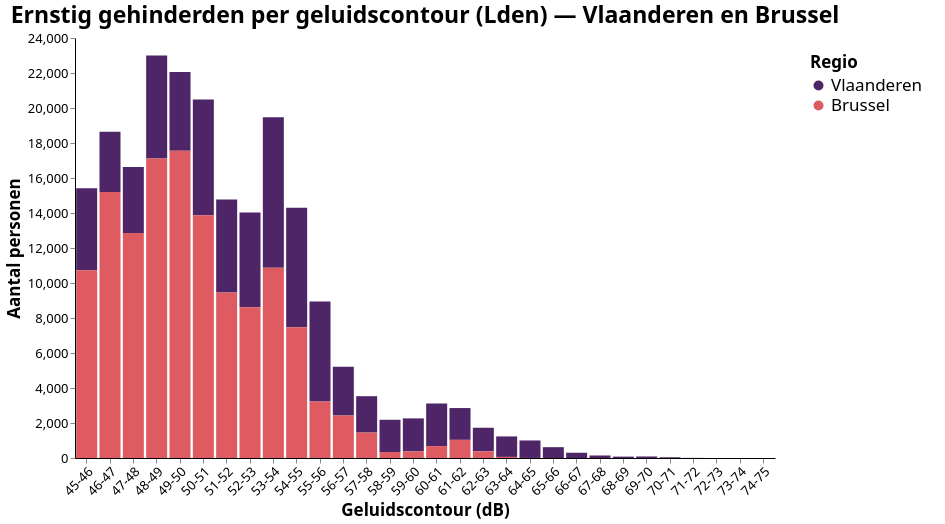

The notebook cell saved with this chart:
### Markdown cell above
## Grafieken maken

Grafieken per geluidscontour voor **Lden** en **Lnight**, met het Idea Consult Altair-thema (`idea_consult_altair_theme.py`). Alles als staafdiagram.

Per indicator, drie grafieken:
1. **Totaal** — gegroepeerde staafgrafiek (Inwoners | Ernstig gehinderden)
2. **Inwoners** — gestapelde staafgrafiek (Vlaanderen + Brussel)
3. **Ernstig gehinderden** — gestapelde staafgrafiek (Vlaanderen + Brussel)

Voer eerst de cellen over samenvoegen, dosis–effect en `aantal_ernstig_gehinderden_*_2026` uit.

### Code cell
import altair as alt
import pandas as pd

import idea_consult_altair_theme  # noqa: F401 — registreert en activeert het Idea Consult-thema

from idea_consult_altair_theme import CATEGORY_COLORS

# --- As en hulp (x-as per indicator: geluidscontour-banden) ---
grafiek_id_kolommen = [
    "geluidscontour",
    "db_ondergrens",
    "db_bovengrens",
    "db_midden",
]


def contour_x(df: pd.DataFrame) -> alt.X:
    """X-as: 1 dB-contourbanden gesorteerd op geluidsniveau."""
    return alt.X(
        "geluidscontour:N",
        title="Geluidscontour (dB)",
        sort=alt.EncodingSortField(field="db_midden", order="ascending"),
        axis=alt.Axis(labelAngle=-45),
    )


regio_kleuren = alt.Scale(
    domain=["Vlaanderen", "Brussel"],
    range=CATEGORY_COLORS[:2],
)

regio_tooltips = [
    alt.Tooltip("geluidscontour:N", title="Contour"),
    alt.Tooltip("db_ondergrens:Q", title="dB ondergrens", format="d"),
    alt.Tooltip("db_bovengrens:Q", title="dB bovengrens", format="d"),
    alt.Tooltip("db_midden:Q", title="dB midden", format=".1f"),
    alt.Tooltip("regio:N", title="Regio"),
    alt.Tooltip("aantal:Q", title="Aantal", format=",.0f"),
]


def gestapelde_regio_staafgrafiek(
    df: pd.DataFrame,
    kolommen: dict[str, str],
    titel: str,
    y_titel: str = "Aantal personen",
) -> alt.Chart:
    """Gestapelde staafgrafiek: Vlaanderen + Brussel per contourband."""
    data = (
        df[grafiek_id_kolommen + list(kolommen.keys())]
        .sort_values("db_midden")
        .melt(
            id_vars=grafiek_id_kolommen,
            value_vars=list(kolommen.keys()),
            var_name="regio_kolom",
            value_name="aantal",
        )
    )
    data["regio"] = data["regio_kolom"].map(kolommen)

    return (
        alt.Chart(data)
        .mark_bar()
        .encode(
            x=contour_x(df),
            y=alt.Y("aantal:Q", stack="zero", title=y_titel, axis=alt.Axis(format=",.0f")),
            color=alt.Color(
                "regio:N",
                title="Regio",
                scale=regio_kleuren,
                sort=["Vlaanderen", "Brussel"],
            ),
            order=alt.Order("regio:N", sort="ascending"),
            tooltip=regio_tooltips,
        )
        .properties(title=titel, height=420)
    )


totaal_tooltips = [
    alt.Tooltip("geluidscontour:N", title="Contour"),
    alt.Tooltip("db_ondergrens:Q", title="dB ondergrens", format="d"),
    alt.Tooltip("db_bovengrens:Q", title="dB bovengrens", format="d"),
    alt.Tooltip("db_midden:Q", title="dB midden", format=".1f"),
    alt.Tooltip("reeks:N", title="Reeks"),
    alt.Tooltip("aantal:Q", title="Aantal", format=",.0f"),
]


def maak_grafiek_set(df: pd.DataFrame, indicator: str) -> dict[str, alt.Chart]:
    """Bouw de drie contourgrafieken voor Lden of Lnight."""
    grafiek_data = (
        df[grafiek_id_kolommen + ["inwoners", "aantal_ernstig_gehinderden_totaal_2026"]]
        .sort_values("db_midden")
        .melt(
            id_vars=grafiek_id_kolommen,
            value_vars=["inwoners", "aantal_ernstig_gehinderden_totaal_2026"],
            var_name="reeks",
            value_name="aantal",
        )
    )
    grafiek_data["reeks"] = grafiek_data["reeks"].map(
        {
            "inwoners": "Inwoners",
            "aantal_ernstig_gehinderden_totaal_2026": "Ernstig gehinderden",
        }
    )

    totaal = (
        alt.Chart(grafiek_data)
        .mark_bar()
        .encode(
            x=contour_x(df),
            xOffset=alt.XOffset(
                "reeks:N",
                sort=["Inwoners", "Ernstig gehinderden"],
            ),
            y=alt.Y("aantal:Q", title="Aantal personen", axis=alt.Axis(format=",.0f")),
            color=alt.Color(
                "reeks:N",
                title=None,
                scale=alt.Scale(
                    domain=["Inwoners", "Ernstig gehinderden"],
                    range=CATEGORY_COLORS[:2],
                ),
            ),
            tooltip=totaal_tooltips,
        )
        .properties(
            title=f"Inwoners en ernstig gehinderden per geluidscontour ({indicator})",
            height=420,
        )
    )

    inwoners_gestapeld = gestapelde_regio_staafgrafiek(
        df,
        {"inwoners_vlaanderen": "Vlaanderen", "inwoners_brussel": "Brussel"},
        titel=f"Inwoners per geluidscontour ({indicator}) — Vlaanderen en Brussel",
    )

    gehinderden_gestapeld = gestapelde_regio_staafgrafiek(
        df,
        {
            "aantal_ernstig_gehinderden_vlaanderen_2026": "Vlaanderen",
            "aantal_ernstig_gehinderden_brussel_2026": "Brussel",
        },
        titel=f"Ernstig gehinderden per geluidscontour ({indicator}) — Vlaanderen en Brussel",
    )

    return {
        "totaal": totaal,
        "inwoners_gestapeld": inwoners_gestapeld,
        "gehinderden_gestapeld": gehinderden_gestapeld,
    }



grafieken_lden = maak_grafiek_set(df_lden, "Lden")
grafieken_lnight = maak_grafiek_set(df_lnight, "Lnight")

# Voorbeeld in notebook: Lden-totaal (x-as 45–75); Lnight heeft eigen bereik (bijv. 40–70)

# Preview Lden-grafieken (staafdiagrammen)
grafieken_lden["totaal"]
grafieken_lden["inwoners_gestapeld"]
grafieken_lden["gehinderden_gestapeld"]

### Figure 1 — Vega-Lite specification as saved in the notebook (floating-point values rounded to 4 significant figures)
{"config": {"numberFormatLocale": {"decimal": ",", "thousands": ".", "grouping": [3], "currency": ["€ ", ""]}, "background": "white", "view": {"fill": "white", "stroke": "transparent", "width": 700, "height": 400}, "title": {"font": "Segoe UI", "fontSize": 23, "fontWeight": "bold", "color": "black"}, "axis": {"domainColor": "black", "domainWidth": 1, "grid": false, "labelFont": "Segoe UI", "labelFontSize": 13, "labelColor": "black", "titleFont": "Segoe UI", "titleFontSize": 17, "titleColor": "black"}, "legend": {"labelFont": "Segoe UI", "labelFontSize": 17, "titleFont": "Segoe UI", "titleFontSize": 17, "orient": "right", "fillColor": "transparent", "strokeColor": "transparent", "padding": 17, "symbolSize": 100, "symbolType": "circle"}, "bar": {"color": "#4E2567"}, "line": {"stroke": "#4E2567", "strokeWidth": 2.5}, "point": {"color": "#4E2567", "size": 64}, "area": {"color": "#4E2567"}, "tick": {"color": "#4E2567"}, "rule": {"color": "#4E2567"}, "trail": {"color": "#4E2567"}, "circle": {"color": "#4E2567"}, "square": {"color": "#4E2567"}, "range": {"category": ["#4E2567", "#DD5B61", "#EB914D", "#36A3C9", "#00989A"]}, "font": "Segoe UI", "text": {"font": "Segoe UI", "fontSize": 17, "color": "black"}}, "data": {"name": "data-db7b106c147075e4c0fa5e5f9e6d0541"}, "mark": {"type": "bar"}, "encoding": {"color": {"field": "regio", "scale": {"domain": ["Vlaanderen", "Brussel"], "range": ["#4E2567", "#DD5B61"]}, "sort": ["Vlaanderen", "Brussel"], "title": "Regio", "type": "nominal"}, "order": {"field": "regio", "sort": "ascending", "type": "nominal"}, "tooltip": [{"field": "geluidscontour", "title": "Contour", "type": "nominal"}, {"field": "db_ondergrens", "format": "d", "title": "dB ondergrens", "type": "quantitative"}, {"field": "db_bovengrens", "format": "d", "title": "dB bovengrens", "type": "quantitative"}, {"field": "db_midden", "format": ".1f", "title": "dB midden", "type": "quantitative"}, {"field": "regio", "title": "Regio", "type": "nominal"}, {"field": "aantal", "format": ",.0f", "title": "Aantal", "type": "quantitative"}], "x": {"axis": {"labelAngle": -45}, "field": "geluidscontour", "sort": {"field": "db_midden", "order": "ascending"}, "title": "Geluidscontour (dB)", "type": "nominal"}, "y": {"axis": {"format": ",.0f"}, "field": "aantal", "stack": "zero", "title": "Aantal personen", "type": "quantitative"}}, "height": 420, "title": "Ernstig gehinderden per geluidscontour (Lden) — Vlaanderen en Brussel", "$schema": "https://vega.github.io/schema/vega-lite/v6.4.1.json", "datasets": {"data-db7b106c147075e4c0fa5e5f9e6d0541": [{"geluidscontour": "45-46", "db_ondergrens": 45, "db_bovengrens": 46, "db_midden": 45.5, "regio_kolom": "aantal_ernstig_gehinderden_vlaanderen_2026", "aantal": 4691.0, "regio": "Vlaanderen"}, {"geluidscontour": "46-47", "db_ondergrens": 46, "db_bovengrens": 47, "db_midden": 46.5, "regio_kolom": "aantal_ernstig_gehinderden_vlaanderen_2026", "aantal": 3440.0, "regio": "Vlaanderen"}, {"geluidscontour": "47-48", "db_ondergrens": 47, "db_bovengrens": 48, "db_midden": 47.5, "regio_kolom": "aantal_ernstig_gehinderden_vlaanderen_2026", "aantal": 3769.0, "regio": "Vlaanderen"}, {"geluidscontour": "48-49", "db_ondergrens": 48, "db_bovengrens": 49, "db_midden": 48.5, "regio_kolom": "aantal_ernstig_gehinderden_vlaanderen_2026", "aantal": 5883.0, "regio": "Vlaanderen"}, {"geluidscontour": "49-50", "db_ondergrens": 49, "db_bovengrens": 50, "db_midden": 49.5, "regio_kolom": "aantal_ernstig_gehinderden_vlaanderen_2026", "aantal": 4490.0, "regio": "Vlaanderen"}, {"geluidscontour": "50-51", "db_ondergrens": 50, "db_bovengrens": 51, "db_midden": 50.5, "regio_kolom": "aantal_ernstig_gehinderden_vlaanderen_2026", "aantal": 6620.0, "regio": "Vlaanderen"}, {"geluidscontour": "51-52", "db_ondergrens": 51, "db_bovengrens": 52, "db_midden": 51.5, "regio_kolom": "aantal_ernstig_gehinderden_vlaanderen_2026", "aantal": 5306.0, "regio": "Vlaanderen"}, {"geluidscontour": "52-53", "db_ondergrens": 52, "db_bovengrens": 53, "db_midden": 52.5, "regio_kolom": "aantal_ernstig_gehinderden_vlaanderen_2026", "aantal": 5408.0, "regio": "Vlaanderen"}, {"geluidscontour": "53-54", "db_ondergrens": 53, "db_bovengrens": 54, "db_midden": 53.5, "regio_kolom": "aantal_ernstig_gehinderden_vlaanderen_2026", "aantal": 8598.0, "regio": "Vlaanderen"}, {"geluidscontour": "54-55", "db_ondergrens": 54, "db_bovengrens": 55, "db_midden": 54.5, "regio_kolom": "aantal_ernstig_gehinderden_vlaanderen_2026", "aantal": 6824.0, "regio": "Vlaanderen"}, {"geluidscontour": "55-56", "db_ondergrens": 55, "db_bovengrens": 56, "db_midden": 55.5, "regio_kolom": "aantal_ernstig_gehinderden_vlaanderen_2026", "aantal": 5708.0, "regio": "Vlaanderen"}, {"geluidscontour": "56-57", "db_ondergrens": 56, "db_bovengrens": 57, "db_midden": 56.5, "regio_kolom": "aantal_ernstig_gehinderden_vlaanderen_2026", "aantal": 2795.0, "regio": "Vlaanderen"}, {"geluidscontour": "57-58", "db_ondergrens": 57, "db_bovengrens": 58, "db_midden": 57.5, "regio_kolom": "aantal_ernstig_gehinderden_vlaanderen_2026", "aantal": 2078.0, "regio": "Vlaanderen"}, {"geluidscontour": "58-59", "db_ondergrens": 58, "db_bovengrens": 59, "db_midden": 58.5, "regio_kolom": "aantal_ernstig_gehinderden_vlaanderen_2026", "aantal": 1843.0, "regio": "Vlaanderen"}, {"geluidscontour": "59-60", "db_ondergrens": 59, "db_bovengrens": 60, "db_midden": 59.5, "regio_kolom": "aantal_ernstig_gehinderden_vlaanderen_2026", "aantal": 1889.0, "regio": "Vlaanderen"}, {"geluidscontour": "60-61", "db_ondergrens": 60, "db_bovengrens": 61, "db_midden": 60.5, "regio_kolom": "aantal_ernstig_gehinderden_vlaanderen_2026", "aantal": 2437.0, "regio": "Vlaanderen"}, {"geluidscontour": "61-62", "db_ondergrens": 61, "db_bovengrens": 62, "db_midden": 61.5, "regio_kolom": "aantal_ernstig_gehinderden_vlaanderen_2026", "aantal": 1817.0, "regio": "Vlaanderen"}, {"geluidscontour": "62-63", "db_ondergrens": 62, "db_bovengrens": 63, "db_midden": 62.5, "regio_kolom": "aantal_ernstig_gehinderden_vlaanderen_2026", "aantal": 1348.0, "regio": "Vlaanderen"}, {"geluidscontour": "63-64", "db_ondergrens": 63, "db_bovengrens": 64, "db_midden": 63.5, "regio_kolom": "aantal_ernstig_gehinderden_vlaanderen_2026", "aantal": 1171.0, "regio": "Vlaanderen"}, {"geluidscontour": "64-65", "db_ondergrens": 64, "db_bovengrens": 65, "db_midden": 64.5, "regio_kolom": "aantal_ernstig_gehinderden_vlaanderen_2026", "aantal": 999.7, "regio": "Vlaanderen"}, {"geluidscontour": "65-66", "db_ondergrens": 65, "db_bovengrens": 66, "db_midden": 65.5, "regio_kolom": "aantal_ernstig_gehinderden_vlaanderen_2026", "aantal": 618.7, "regio": "Vlaanderen"}, {"geluidscontour": "66-67", "db_ondergrens": 66, "db_bovengrens": 67, "db_midden": 66.5, "regio_kolom": "aantal_ernstig_gehinderden_vlaanderen_2026", "aantal": 301.1, "regio": "Vlaanderen"}, {"geluidscontour": "67-68", "db_ondergrens": 67, "db_bovengrens": 68, "db_midden": 67.5, "regio_kolom": "aantal_ernstig_gehinderden_vlaanderen_2026", "aantal": 144.3, "regio": "Vlaanderen"}, {"geluidscontour": "68-69", "db_ondergrens": 68, "db_bovengrens": 69, "db_midden": 68.5, "regio_kolom": "aantal_ernstig_gehinderden_vlaanderen_2026", "aantal": 78.7, "regio": "Vlaanderen"}, {"geluidscontour": "69-70", "db_ondergrens": 69, "db_bovengrens": 70, "db_midden": 69.5, "regio_kolom": "aantal_ernstig_gehinderden_vlaanderen_2026", "aantal": 87.16, "regio": "Vlaanderen"}, {"geluidscontour": "70-71", "db_ondergrens": 70, "db_bovengrens": 71, "db_midden": 70.5, "regio_kolom": "aantal_ernstig_gehinderden_vlaanderen_2026", "aantal": 41.25, "regio": "Vlaanderen"}, {"geluidscontour": "71-72", "db_ondergrens": 71, "db_bovengrens": 72, "db_midden": 71.5, "regio_kolom": "aantal_ernstig_gehinderden_vlaanderen_2026", "aantal": 6.439, "regio": "Vlaanderen"}, {"geluidscontour": "72-73", "db_ondergrens": 72, "db_bovengrens": 73, "db_midden": 72.5, "regio_kolom": "aantal_ernstig_gehinderden_vlaanderen_2026", "aantal": 0.0, "regio": "Vlaanderen"}, {"geluidscontour": "73-74", "db_ondergrens": 73, "db_bovengrens": 74, "db_midden": 73.5, "regio_kolom": "aantal_ernstig_gehinderden_vlaanderen_2026", "aantal": 0.0, "regio": "Vlaanderen"}, {"geluidscontour": "74-75", "db_ondergrens": 74, "db_bovengrens": 75, "db_midden": 74.5, "regio_kolom": "aantal_ernstig_gehinderden_vlaanderen_2026", "aantal": 0.0, "regio": "Vlaanderen"}, {"geluidscontour": "45-46", "db_ondergrens": 45, "db_bovengrens": 46, "db_midden": 45.5, "regio_kolom": "aantal_ernstig_gehinderden_brussel_2026", "aantal": 10730.0, "regio": "Brussel"}, {"geluidscontour": "46-47", "db_ondergrens": 46, "db_bovengrens": 47, "db_midden": 46.5, "regio_kolom": "aantal_ernstig_gehinderden_brussel_2026", "aantal": 15200.0, "regio": "Brussel"}, {"geluidscontour": "47-48", "db_ondergrens": 47, "db_bovengrens": 48, "db_midden": 47.5, "regio_kolom": "aantal_ernstig_gehinderden_brussel_2026", "aantal": 12850.0, "regio": "Brussel"}, {"geluidscontour": "48-49", "db_ondergrens": 48, "db_bovengrens": 49, "db_midden": 48.5, "regio_kolom": "aantal_ernstig_gehinderden_brussel_2026", "aantal": 17110.0, "regio": "Brussel"}, {"geluidscontour": "49-50", "db_ondergrens": 49, "db_bovengrens": 50, "db_midden": 49.5, "regio_kolom": "aantal_ernstig_gehinderden_brussel_2026", "aantal": 17560.0, "regio": "Brussel"}, {"geluidscontour": "50-51", "db_ondergrens": 50, "db_bovengrens": 51, "db_midden": 50.5, "regio_kolom": "aantal_ernstig_gehinderden_brussel_2026", "aantal": 13870.0, "regio": "Brussel"}, {"geluidscontour": "51-52", "db_ondergrens": 51, "db_bovengrens": 52, "db_midden": 51.5, "regio_kolom": "aantal_ernstig_gehinderden_brussel_2026", "aantal": 9459.0, "regio": "Brussel"}, {"geluidscontour": "52-53", "db_ondergrens": 52, "db_bovengrens": 53, "db_midden": 52.5, "regio_kolom": "aantal_ernstig_gehinderden_brussel_2026", "aantal": 8618.0, "regio": "Brussel"}, {"geluidscontour": "53-54", "db_ondergrens": 53, "db_bovengrens": 54, "db_midden": 53.5, "regio_kolom": "aantal_ernstig_gehinderden_brussel_2026", "aantal": 10880.0, "regio": "Brussel"}, {"geluidscontour": "54-55", "db_ondergrens": 54, "db_bovengrens": 55, "db_midden": 54.5, "regio_kolom": "aantal_ernstig_gehinderden_brussel_2026", "aantal": 7471.0, "regio": "Brussel"}, {"geluidscontour": "55-56", "db_ondergrens": 55, "db_bovengrens": 56, "db_midden": 55.5, "regio_kolom": "aantal_ernstig_gehinderden_brussel_2026", "aantal": 3232.0, "regio": "Brussel"}, {"geluidscontour": "56-57", "db_ondergrens": 56, "db_bovengrens": 57, "db_midden": 56.5, "regio_kolom": "aantal_ernstig_gehinderden_brussel_2026", "aantal": 2426.0, "regio": "Brussel"}, {"geluidscontour": "57-58", "db_ondergrens": 57, "db_bovengrens": 58, "db_midden": 57.5, "regio_kolom": "aantal_ernstig_gehinderden_brussel_2026", "aantal": 1453.0, "regio": "Brussel"}, {"geluidscontour": "58-59", "db_ondergrens": 58, "db_bovengrens": 59, "db_midden": 58.5, "regio_kolom": "aantal_ernstig_gehinderden_brussel_2026", "aantal": 340.7, "regio": "Brussel"}, {"geluidscontour": "59-60", "db_ondergrens": 59, "db_bovengrens": 60, "db_midden": 59.5, "regio_kolom": "aantal_ernstig_gehinderden_brussel_2026", "aantal": 373.8, "regio": "Brussel"}, {"geluidscontour": "60-61", "db_ondergrens": 60, "db_bovengrens": 61, "db_midden": 60.5, "regio_kolom": "aantal_ernstig_gehinderden_brussel_2026", "aantal": 680.8, "regio": "Brussel"}, {"geluidscontour": "61-62", "db_ondergrens": 61, "db_bovengrens": 62, "db_midden": 61.5, "regio_kolom": "aantal_ernstig_gehinderden_brussel_2026", "aantal": 1037.0, "regio": "Brussel"}, {"geluidscontour": "62-63", "db_ondergrens": 62, "db_bovengrens": 63, "db_midden": 62.5, "regio_kolom": "aantal_ernstig_gehinderden_brussel_2026", "aantal": 381.2, "regio": "Brussel"}, {"geluidscontour": "63-64", "db_ondergrens": 63, "db_bovengrens": 64, "db_midden": 63.5, "regio_kolom": "aantal_ernstig_gehinderden_brussel_2026", "aantal": 61.92, "regio": "Brussel"}, {"geluidscontour": "64-65", "db_ondergrens": 64, "db_bovengrens": 65, "db_midden": 64.5, "regio_kolom": "aantal_ernstig_gehinderden_brussel_2026", "aantal": 2.562, "regio": "Brussel"}, {"geluidscontour": "65-66", "db_ondergrens": 65, "db_bovengrens": 66, "db_midden": 65.5, "regio_kolom": "aantal_ernstig_gehinderden_brussel_2026", "aantal": 0.0, "regio": "Brussel"}, {"geluidscontour": "66-67", "db_ondergrens": 66, "db_bovengrens": 67, "db_midden": 66.5, "regio_kolom": "aantal_ernstig_gehinderden_brussel_2026", "aantal": 0.0, "regio": "Brussel"}, {"geluidscontour": "67-68", "db_ondergrens": 67, "db_bovengrens": 68, "db_midden": 67.5, "regio_kolom": "aantal_ernstig_gehinderden_brussel_2026", "aantal": 0.0, "regio": "Brussel"}, {"geluidscontour": "68-69", "db_ondergrens": 68, "db_bovengrens": 69, "db_midden": 68.5, "regio_kolom": "aantal_ernstig_gehinderden_brussel_2026", "aantal": 0.0, "regio": "Brussel"}, {"geluidscontour": "69-70", "db_ondergrens": 69, "db_bovengrens": 70, "db_midden": 69.5, "regio_kolom": "aantal_ernstig_gehinderden_brussel_2026", "aantal": 0.0, "regio": "Brussel"}, {"geluidscontour": "70-71", "db_ondergrens": 70, "db_bovengrens": 71, "db_midden": 70.5, "regio_kolom": "aantal_ernstig_gehinderden_brussel_2026", "aantal": 0.0, "regio": "Brussel"}, {"geluidscontour": "71-72", "db_ondergrens": 71, "db_bovengrens": 72, "db_midden": 71.5, "regio_kolom": "aantal_ernstig_gehinderden_brussel_2026", "aantal": 0.0, "regio": "Brussel"}, {"geluidscontour": "72-73", "db_ondergrens": 72, "db_bovengrens": 73, "db_midden": 72.5, "regio_kolom": "aantal_ernstig_gehinderden_brussel_2026", "aantal": 0.0, "regio": "Brussel"}, {"geluidscontour": "73-74", "db_ondergrens": 73, "db_bovengrens": 74, "db_midden": 73.5, "regio_kolom": "aantal_ernstig_gehinderden_brussel_2026", "aantal": 0.0, "regio": "Brussel"}, {"geluidscontour": "74-75", "db_ondergrens": 74, "db_bovengrens": 75, "db_midden": 74.5, "regio_kolom": "aantal_ernstig_gehinderden_brussel_2026", "aantal": 0.0, "regio": "Brussel"}]}}
